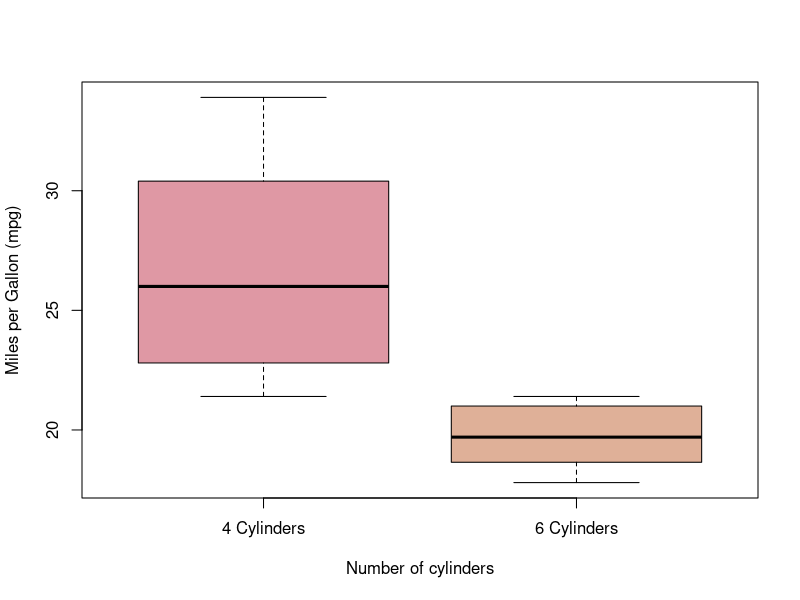

Source code (R):
# Install the packages needed for the exercise
install.packages(c("datasets", "ggplot2"))

# Call the packages
library(datasets)
library(ggplot2)

# Perform a summary and head in order to have an idea of the dataset
summary(mtcars)
head(mtcars)

# Select the cars with cyll == 4 or cyl == 6
mtcars_mpg_corr <- mtcars$mpg[mtcars$cyl == 4 | mtcars$cyl == 6]
mtcars_cyl_corr <- mtcars$cyl[mtcars$cyl == 4 | mtcars$cyl == 6]

# Prepare the box plot, which compares the mpg of the cars with
# cyl == 4 and with cyl == 6
boxplot(mtcars_mpg_corr ~ mtcars_cyl_corr,
        
        # Eyecandy
        names = c("4 Cylinders", "6 Cylinders"),
        col = c("#DF98A4", "#DFB098"),
        xlab = "Number of cylinders",
        ylab = "Miles per Gallon (mpg)")

# Performing the t-test of the cars' mpg with cyl equal to 4 or 6
t.test(
    mtcars$mpg[mtcars$cyl == 4 | mtcars$cyl == 6] ~ 
    mtcars$cyl[mtcars$cyl == 4 | mtcars$cyl == 6],
    var.equal=TRUE)

# Alternative version of the t-test with the pre-stored variables
t.test(mtcars_mpg_corr ~ mtcars_cyl_corr, var.equal = TRUE)